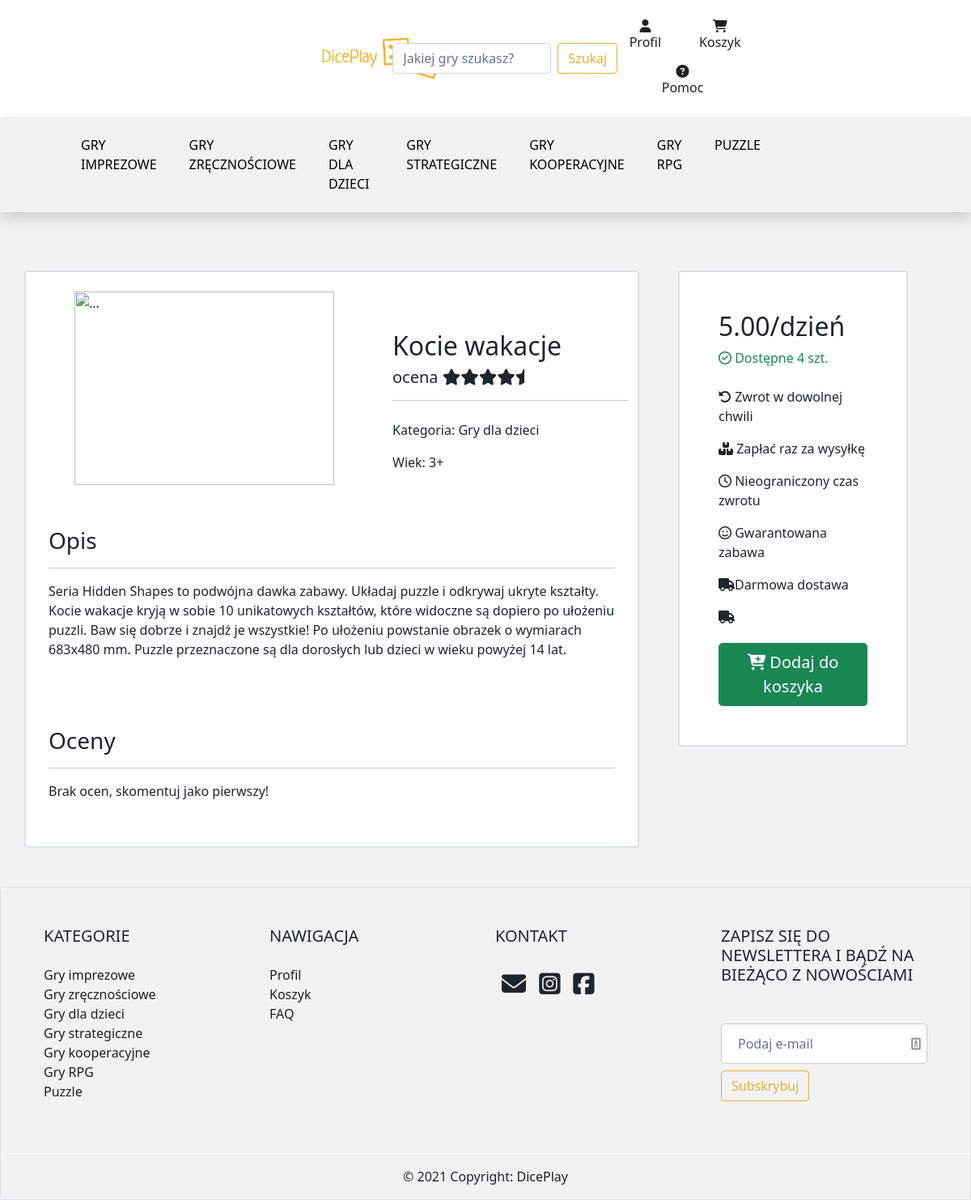
Screenshot of /produkt/4/ with the database file from the repository.
### main/models.py (models this page shows, shortened)
class Product(models.Model):
    title = models.CharField(max_length=50, blank=False)
    description = RichTextField(blank=False)
    age = models.DecimalField(max_digits=2, decimal_places=0, blank=False, default=3)
    price = models.DecimalField(max_digits=6, decimal_places=2, blank=False)
    amount = models.DecimalField(max_digits=6, decimal_places=0, default=0)
    buy_counter = models.DecimalField(max_digits=6, decimal_places=0, default=0, editable=False)
    category = models.ForeignKey(Categories, on_delete=models.CASCADE)
    image = CloudinaryField('image')

class Categories(models.Model):
    category_name = models.CharField(max_length=50)
    def __str__(self):
          return self.category_name

class Rating(models.Model):
    user = models.ForeignKey(User, blank=False,  on_delete=models.CASCADE)
    product = models.ForeignKey(Product, on_delete=models.CASCADE)
    text = models.TextField(default="", blank=True)
    stars = models.PositiveSmallIntegerField(default=5)
    created_on = models.DateTimeField(auto_now_add=True)

### main/views.py (the view)
# urls.py: path('produkt/<int:id>/', show_product),
def show_product(request, id):
    show_product = get_object_or_404(Product, pk=id)
    rating = Rating.objects.all()
    amount = show_product.amount
    if amount == 0:
        text = False
    elif amount == 1:
        text = "Została ostatnia sztuka!"
    elif amount > 1:
        text = "Dostępne " + str(show_product.amount) + " szt."
    show_product.amount = text
    return render(request, 'produkt.html', {'show_product': show_product, "rating": rating})

### templates/produkt.html (shortened to what this page needs)
{% extends 'main.html' %}
{% block body %}
{% load static %}
<div class="container my-5">
    <div class="row">
        <div class="col-8 py-4 border border-2 rounded" style="background-color:#fff" >
            <div class="row">
                <div class="col-7">
                    <img src="{{ show_product.image.url }}" class="d-block w-100 px-5" alt="...">
                </div>
                <div class="col pt-5" style="background-color:#fff">
                    <h2>{{show_product.title}}</h2>
                    <h5>ocena <i class="fas fa-star"></i><i class="fas fa-star"></i><i class="fas fa-star"></i><i
                            class="fas fa-star"></i><i class="fas fa-star-half"></i></h5>
                    <hr>
                    <p class="pt-2">Kategoria: {{show_product.category}}
                    <p>
                    <p class="">Wiek: 3+</p>
                </div>
            </div>
            <div class="mx-3">
                <div class="py-1">
                    <h3 class="pt-5">Opis</h3>
                    <hr/>
                    {{show_product.description | safe}}
                </div>
                <div class="py-3">
                    <h3 class="pt-5">Oceny</h3>
                    <hr/>
                    {% for rate in rating %}
                    {% if show_product.id == rate.product.id %}
                    <div class="">
                        <h5>{{rate.user.username}} ({{rate.created_on}})</h5>
                        <p>{{rate.text}}</p>
                    </div>
                    {% else %}
                    <p>Brak ocen, skomentuj jako pierwszy!</p>
                    {% endif %}
                    {% endfor %}
                </div>
            </div>
        </div>
        <div class="col mx-5 p-5 border border-2 rounded mb-auto" style="background-color:#fff">
            {% if show_product.amount %}
            <h2>{{show_product.price}}/dzień</h2>
            <p class="text-success mb-4"><i class="far fa-check-circle"></i> {{show_product.amount}}</p>
            <p><i class="fas fa-undo-alt"></i> Zwrot w dowolnej chwili</p>
            <p><i class="fas fa-boxes"></i> Zapłać raz za wysyłkę</p>
            <p><i class="far fa-clock"></i> Nieograniczony czas zwrotu</p>
            <p><i class="far fa-smile"></i> Gwarantowana zabawa</p>
            <p><i class="fas fa-truck float-start pt-1"></i> Darmowa dostawa</p>
            <i class="fas fa-truck float-start pt-1"></i>
            <button type="button" class="btn btn-success btn-lg btn-block mt-4 "><i class="fas fa-cart-plus"></i> Dodaj
                do koszyka
            </button>
            {% else %}
            <p class="text-secondary"><i class="far fa-times-circle"></i> Produkt niedostpępny</p>
            <button type="button" class="btn btn-secondary btn-lg btn-block"> Poszukaj innych gier</button>
            {% endif %}
        </div>
    </div>
</div>
{% endblock %}

### static/css/style.css (style rules this page uses)
html, body { margin:0px; padding:0px; background-color:#f2f2f2; }
.container { padding-top: 2%; }

### rows the page displays
Product: title "Kocie wakacje", category "Gry dla dzieci", description "Seria Hidden Shapes to podwójna dawka zabawy. Układaj puzzle i odkrywaj ukryte kształty. Kocie wakacje kryją w sobie 10 unikatowych kształtów, które widoczne są dopiero po ułożeniu puzzli. Baw się dobrze i znajdź je wszystkie! Po ułożeniu powstanie obrazek o wymiarach 683x480 mm. Puzzle przeznaczone są dla dorosłych lub dzieci w wieku powyżej 14 lat.", price "5.00", amount "Dostępne 4 szt."
Rating: shows "Brak ocen, skomentuj jako pierwszy!"
